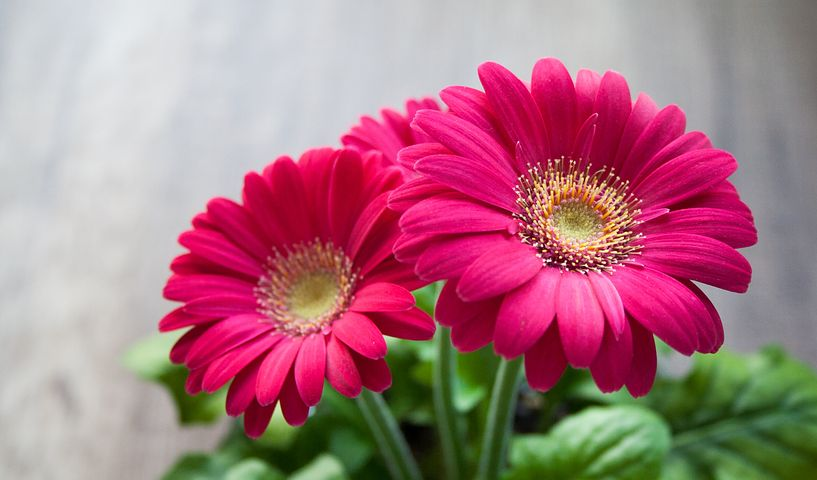
#> input picture examples/Hands-OnImageProcessingWithPython/Capitulo2/img/flowers.png, 817 x 480 px
$ python contrast.py   (older library calls are emulated)
#> lines starting #> are read from the running program, lines starting #| are printed output that depends on the picture
import numpy as np
import matplotlib.pylab as plt
from skimage.io import imread
from skimage.exposure import equalize_hist, equalize_adapthist

def plot_hist(img):
    colors = ['r', 'g', 'b']
    cdf = np.zeros((256,3))
    for i in range(3):
        hist, bins = np.histogram(img[...,i].flatten(),256,[0,256], normed=True)
        cdf[...,i] = hist.cumsum()
        print (hist.cumsum())
        cdf_normalized = cdf[...,i] * hist.max() / cdf.max()
        plt.plot(cdf_normalized, color = colors[i], label='cdf ({})'.format(colors[i]))
        binWidth = bins[1] - bins[0]
        plt.bar(bins[:-1], hist*binWidth, binWidth, label='hist ({})'.format(colors[i]))
        plt.xlim([0,256])
        plt.legend(loc = 'upper left')
    return cdf

img = imread('img/flowers.png')
#> img is the input picture: shape (480, 817, 3); mean R, G, B 171, 118.4, 130.3
cdf = plot_hist(img)
#> the loop in plot_hist, `for i in range(3):` made 3 passes
#> (printed output is left out)
#> after the loop in plot_hist, `for i in range(3):`: cdf = 256 rows, first 8: [0.00013, 0.0793, 0.0104], [0.000224, 0.104, 0.0146], [0.000291, 0.123, 0.0184], [0.000393, 0.138, 0.0219], [0.0005, 0.149, 0.0248], [0.000592, 0.158, 0.0271], [0.000678, 0.166, 0.0292], [0.000793, 0.172, 0.0313]
img2 = np.copy(img)
for i in range(3):
    cdf_m = np.ma.masked_equal(cdf[...,i],0)
    cdf_m = (cdf_m - cdf_m.min())*255/(cdf_m.max()-cdf_m.min()) # min-max normalize
    cdf2 = np.ma.filled(cdf_m,0).astype('uint8')
    img2[...,i] = cdf2[img[...,i]]
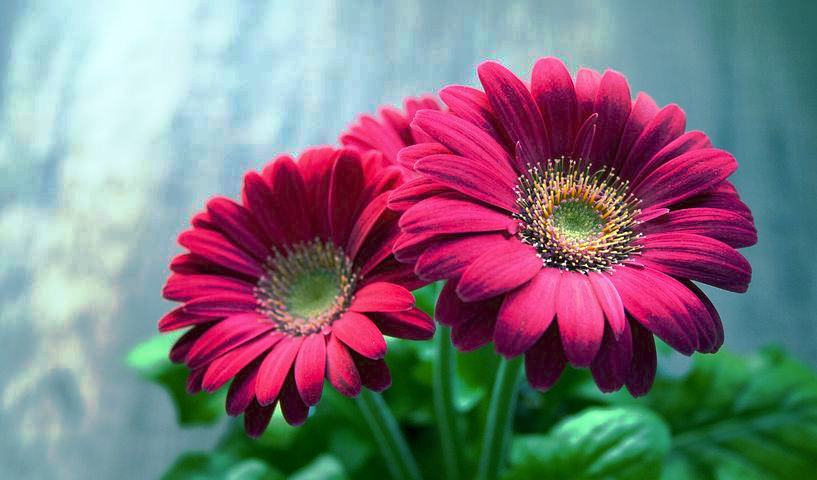
#> img2: shape (480, 817, 3); mean R, G, B 128.1, 117.8, 126.4


plt.subplot(2,3,1)
plt.imshow(img, cmap='gray')
plt.title('Original', size=10)


plt.subplot(2,3,2)
plt.imshow(img2, cmap='gray')
plt.title('High Contrast', size=10)


plt.subplot(2,3,3)
cdf = plot_hist(img)
plt.title('Original', size=10)


plt.subplot(2,3,4)
cdf = plot_hist(img2)
#> after the loop in plot_hist (call 3), `for i in range(3):`: cdf = 256 rows, first 8: [0.00396, 0.0793, 0.0104], [0.00754, 0.0793, 0.0146], [0.0113, 0.0793, 0.0219], [0.015, 0.0793, 0.0248], [0.0193, 0.0793, 0.0292], [0.0233, 0.0793, 0.0332], [0.0263, 0.104, 0.0372], [0.0308, 0.104, 0.0414]
plt.title('High Contrast', size=10)


plt.show()
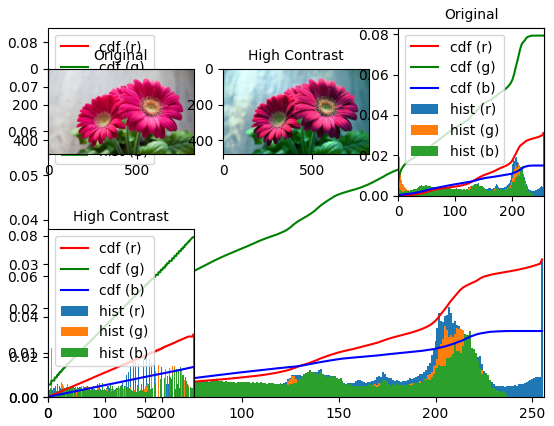
#> figure drawn by matplotlib, 5 panels; panel 1: tallest bar 0.0311 high, from x = 254.5 to 255.5; panel 1: tallest bar 0.0793 high, from x = -0.5 to 0.5; panel 1: tallest bar 0.0149 high, from x = 217.5 to 218.5; panel 1: curve peaks at x = 255, y = 0.0311

$ run again, with examples/Hands-OnImageProcessingWithPython/Capitulo2/img/fish.png copied over examples/Hands-OnImageProcessingWithPython/Capitulo2/img/flowers.png
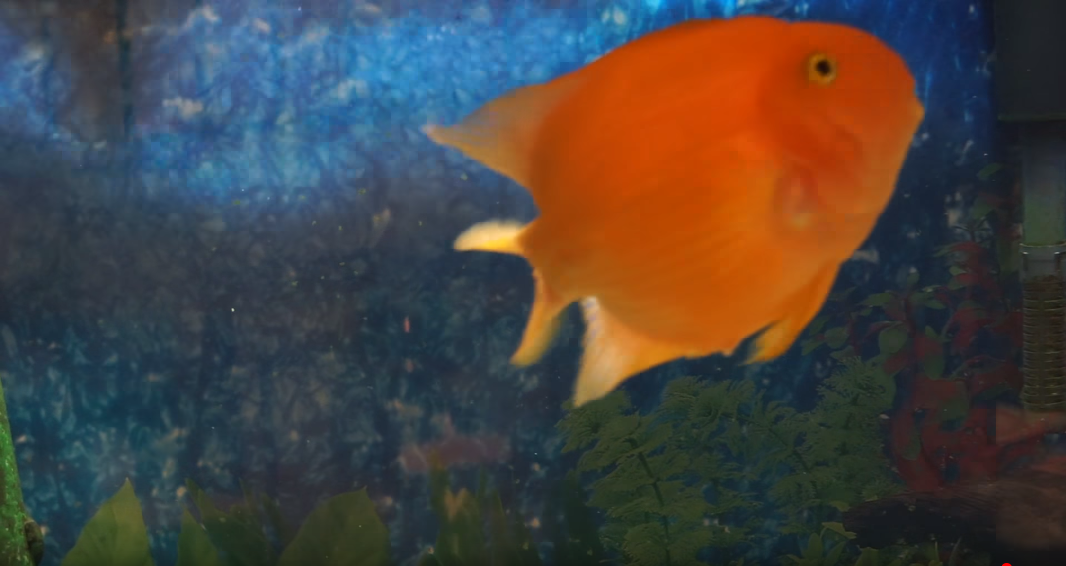
#> input picture examples/Hands-OnImageProcessingWithPython/Capitulo2/img/fish.png, 1066 x 566 px
#> img is the input picture: shape (566, 1066, 3); mean R, G, B 73.2, 67.3, 64
#> the loop in plot_hist, `for i in range(3):` made 3 passes
#> (printed output is left out)
#> after the loop in plot_hist, `for i in range(3):`: cdf = 256 rows, first 8: [6.63e-06, 2.49e-05, 0.0246], [1.16e-05, 2.82e-05, 0.0401], [1.16e-05, 3.15e-05, 0.0527], [1.66e-05, 3.15e-05, 0.0669], [1.99e-05, 3.15e-05, 0.0783], [2.65e-05, 3.15e-05, 0.0869], [2.98e-05, 3.31e-05, 0.0935], [3.81e-05, 3.31e-05, 0.0998]
#> after the loop `for i in range(3):`:
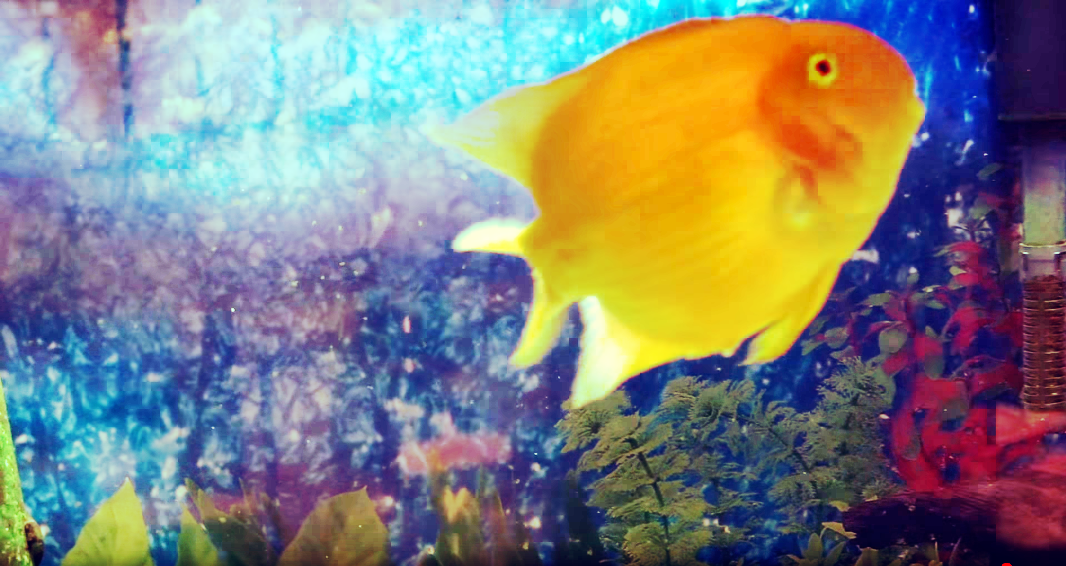
#> img2: shape (566, 1066, 3); mean R, G, B 128.6, 128.7, 125
#> after the loop in plot_hist (call 3), `for i in range(3):`: cdf = 256 rows, first 8: [0.00279, 0.00306, 0.0246], [0.00523, 0.0064, 0.0246], [0.00923, 0.00918, 0.0246], [0.0137, 0.0153, 0.0246], [0.0137, 0.0187, 0.0401], [0.0202, 0.0187, 0.0401], [0.0202, 0.0237, 0.0401], [0.0277, 0.0309, 0.0527]
